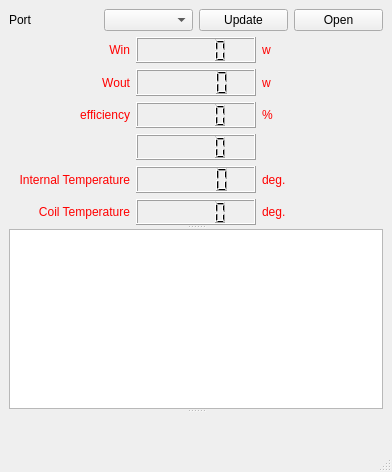
<?xml version="1.0" encoding="UTF-8"?>
<ui version="4.0">
 <class>MainWindow</class>
 <widget class="QMainWindow" name="MainWindow">
  <property name="geometry">
   <rect>
    <x>0</x>
    <y>0</y>
    <width>392</width>
    <height>472</height>
   </rect>
  </property>
  <property name="windowTitle">
   <string>MainWindow</string>
  </property>
  <widget class="QWidget" name="centralwidget">
   <layout class="QVBoxLayout" name="verticalLayout_2">
    <item>
     <widget class="QSplitter" name="splitter_2">
      <property name="orientation">
       <enum>Qt::Vertical</enum>
      </property>
      <widget class="QWidget" name="layoutWidget">
       <layout class="QVBoxLayout" name="verticalLayout">
        <item>
         <layout class="QHBoxLayout" name="horizontalLayout">
          <item>
           <widget class="QLabel" name="label">
            <property name="text">
             <string>Port</string>
            </property>
           </widget>
          </item>
          <item>
           <widget class="QComboBox" name="comboBox_serial"/>
          </item>
          <item>
           <widget class="QPushButton" name="pushButton_update">
            <property name="text">
             <string>Update</string>
            </property>
           </widget>
          </item>
          <item>
           <widget class="QPushButton" name="pushButton_open">
            <property name="text">
             <string>Open</string>
            </property>
           </widget>
          </item>
         </layout>
        </item>
        <item>
         <layout class="QGridLayout" name="gridLayout">
          <item row="0" column="0">
           <widget class="QLabel" name="label_2">
            <property name="layoutDirection">
             <enum>Qt::LeftToRight</enum>
            </property>
            <property name="styleSheet">
             <string notr="true">color: rgb(255, 0, 0)</string>
            </property>
            <property name="text">
             <string>Win</string>
            </property>
            <property name="textFormat">
             <enum>Qt::AutoText</enum>
            </property>
            <property name="alignment">
             <set>Qt::AlignRight|Qt::AlignTrailing|Qt::AlignVCenter</set>
            </property>
           </widget>
          </item>
          <item row="0" column="1">
           <widget class="QLCDNumber" name="lcdNumber_win"/>
          </item>
          <item row="0" column="2">
           <widget class="QLabel" name="label_5">
            <property name="styleSheet">
             <string notr="true">color: rgb(255, 0, 0)</string>
            </property>
            <property name="text">
             <string>w</string>
            </property>
           </widget>
          </item>
          <item row="1" column="0">
           <widget class="QLabel" name="label_3">
            <property name="layoutDirection">
             <enum>Qt::LeftToRight</enum>
            </property>
            <property name="styleSheet">
             <string notr="true">color: rgb(255, 0, 0)</string>
            </property>
            <property name="text">
             <string>Wout</string>
            </property>
            <property name="textFormat">
             <enum>Qt::AutoText</enum>
            </property>
            <property name="alignment">
             <set>Qt::AlignRight|Qt::AlignTrailing|Qt::AlignVCenter</set>
            </property>
           </widget>
          </item>
          <item row="1" column="1">
           <widget class="QLCDNumber" name="lcdNumber_wout"/>
          </item>
          <item row="1" column="2">
           <widget class="QLabel" name="label_6">
            <property name="styleSheet">
             <string notr="true">color: rgb(255, 0, 0)</string>
            </property>
            <property name="text">
             <string>w</string>
            </property>
           </widget>
          </item>
          <item row="2" column="0">
           <widget class="QLabel" name="label_4">
            <property name="layoutDirection">
             <enum>Qt::LeftToRight</enum>
            </property>
            <property name="styleSheet">
             <string notr="true">color: rgb(255, 0, 0)</string>
            </property>
            <property name="text">
             <string>efficiency</string>
            </property>
            <property name="textFormat">
             <enum>Qt::AutoText</enum>
            </property>
            <property name="alignment">
             <set>Qt::AlignRight|Qt::AlignTrailing|Qt::AlignVCenter</set>
            </property>
           </widget>
          </item>
          <item row="2" column="1">
           <widget class="QLCDNumber" name="lcdNumber_efficiency"/>
          </item>
          <item row="2" column="2">
           <widget class="QLabel" name="label_7">
            <property name="styleSheet">
             <string notr="true">color: rgb(255, 0, 0)</string>
            </property>
            <property name="text">
             <string>%</string>
            </property>
           </widget>
          </item>
          <item row="3" column="0">
           <widget class="QLabel" name="label_dummy">
            <property name="enabled">
             <bool>true</bool>
            </property>
            <property name="layoutDirection">
             <enum>Qt::LeftToRight</enum>
            </property>
            <property name="styleSheet">
             <string notr="true">color: rgb(255, 0, 0)</string>
            </property>
            <property name="text">
             <string/>
            </property>
            <property name="textFormat">
             <enum>Qt::AutoText</enum>
            </property>
            <property name="alignment">
             <set>Qt::AlignRight|Qt::AlignTrailing|Qt::AlignVCenter</set>
            </property>
           </widget>
          </item>
          <item row="3" column="1">
           <widget class="QLCDNumber" name="lcdNumber_dummy"/>
          </item>
          <item row="3" column="2">
           <widget class="QLabel" name="label_dummy2">
            <property name="styleSheet">
             <string notr="true">color: rgb(255, 0, 0)</string>
            </property>
            <property name="text">
             <string/>
            </property>
           </widget>
          </item>
          <item row="4" column="0">
           <widget class="QLabel" name="label_10">
            <property name="layoutDirection">
             <enum>Qt::LeftToRight</enum>
            </property>
            <property name="styleSheet">
             <string notr="true">color: rgb(255, 0, 0)</string>
            </property>
            <property name="text">
             <string>Internal Temperature</string>
            </property>
            <property name="textFormat">
             <enum>Qt::AutoText</enum>
            </property>
            <property name="alignment">
             <set>Qt::AlignRight|Qt::AlignTrailing|Qt::AlignVCenter</set>
            </property>
           </widget>
          </item>
          <item row="4" column="1">
           <widget class="QLCDNumber" name="lcdNumber_temp"/>
          </item>
          <item row="4" column="2">
           <widget class="QLabel" name="label_11">
            <property name="styleSheet">
             <string notr="true">color: rgb(255, 0, 0)</string>
            </property>
            <property name="text">
             <string>deg.</string>
            </property>
           </widget>
          </item>
          <item row="5" column="0">
           <widget class="QLabel" name="label_12">
            <property name="layoutDirection">
             <enum>Qt::LeftToRight</enum>
            </property>
            <property name="styleSheet">
             <string notr="true">color: rgb(255, 0, 0)</string>
            </property>
            <property name="text">
             <string>Coil Temperature</string>
            </property>
            <property name="textFormat">
             <enum>Qt::AutoText</enum>
            </property>
            <property name="alignment">
             <set>Qt::AlignRight|Qt::AlignTrailing|Qt::AlignVCenter</set>
            </property>
           </widget>
          </item>
          <item row="5" column="1">
           <widget class="QLCDNumber" name="lcdNumber_coil"/>
          </item>
          <item row="5" column="2">
           <widget class="QLabel" name="label_13">
            <property name="styleSheet">
             <string notr="true">color: rgb(255, 0, 0)</string>
            </property>
            <property name="text">
             <string>deg.</string>
            </property>
           </widget>
          </item>
         </layout>
        </item>
       </layout>
      </widget>
      <widget class="QSplitter" name="splitter">
       <property name="orientation">
        <enum>Qt::Vertical</enum>
       </property>
       <widget class="QTextBrowser" name="textBrowser_log"/>
       <widget class="QWidget" name="widget_mpl" native="true"/>
      </widget>
     </widget>
    </item>
   </layout>
  </widget>
  <widget class="QMenuBar" name="menubar">
   <property name="geometry">
    <rect>
     <x>0</x>
     <y>0</y>
     <width>392</width>
     <height>22</height>
    </rect>
   </property>
  </widget>
  <widget class="QStatusBar" name="statusbar"/>
  <action name="actionReload_port">
   <property name="text">
    <string>reload port</string>
   </property>
  </action>
 </widget>
 <resources/>
 <connections/>
</ui>
